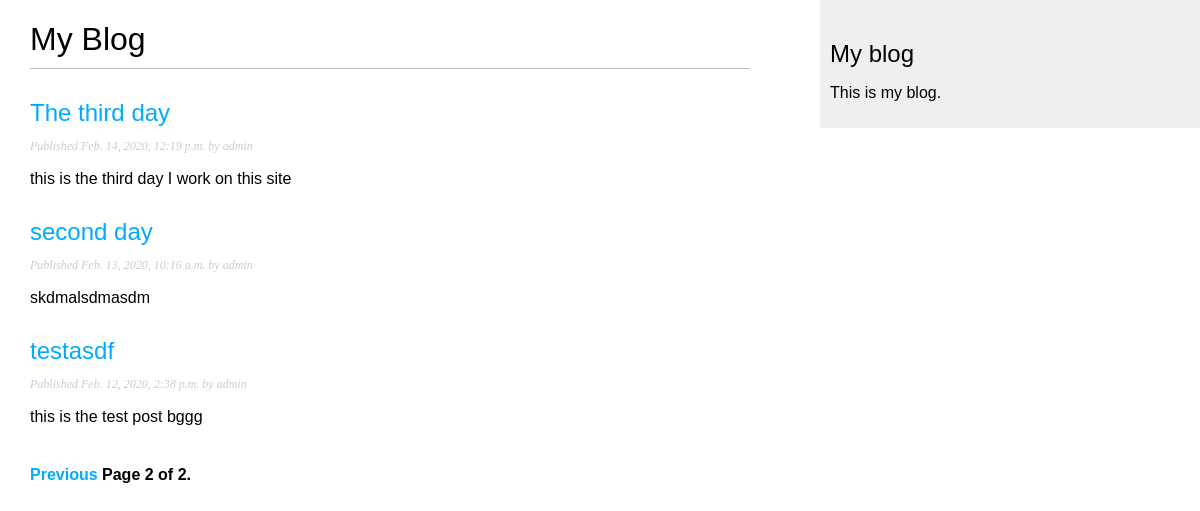
Screenshot of /blog/?page=2 with the database file from the repository.
### blog/models.py (models this page shows, shortened)
class Post(models.Model):
    STATUS_CHOICES = (
        ('draft', 'Draft'),
        ('published', 'Published'),
    )
    title = models.CharField(max_length=250)
    slug = models.SlugField(max_length=250, unique_for_date='publish')
    author = models.ForeignKey(User, on_delete=models.CASCADE,
                               related_name='blog_posts')
    body = models.TextField()
    publish = models.DateTimeField(default=timezone.now)
    created = models.DateTimeField(auto_now_add=True)
    updated = models.DateTimeField(auto_now=True)
    status = models.CharField(max_length=10, choices=
                              STATUS_CHOICES, default='draft')
    objects = models.Manager() #Здесь менеджер по умолчанию
    published = PublishedManager() #А здесь кастомный, который выводит только опубликованные
    def get_absolute_url(self):
        return reverse('blog:post_detail', args=[self.publish.year,
                        self.publish.month, self.publish.day, self.slug])
    class Meta:
        ordering = ('-publish',)

### blog/views.py (the view)
# urls.py: path('', views.post_list, name='post_list'),
def post_list(request):
    object_list=Post.published.all()  #Передаёт все посты из базы данных для разбивки
    paginator = Paginator(object_list, 3)  #Разбивает посты по 3 на странице. Заменить число для увеличения числа постов
    page = request.GET.get('page')    #Получить номер требуемой страницы из реквеста
    try:
        posts = paginator.page(page)  #Попытаться отобразить нужную страницу (после разбивки через paginator)
    except PageNotAnInteger:
        posts = paginator.page(1)   # Если пользователь запросил не целый номер, вернуть первую
    except EmptyPage:
        posts = paginator.page(paginator.num_pages)   #Если номер страницы больше существующего, вернуть последнюю
    return render(request, 'blog/post/list.html', {'page': page, 'posts':posts})  #Передать в шаблон list.html данные

### blog/models.py (called while the page is built)
    def get_queryset(self):
        return super().get_queryset().filter(status='published')

### blog/templates/blog/post/list.html (shortened to what this page needs)
{% extends "blog/base.html" %}
{% block content %}
<h1>My Blog</h1>
{% for post in posts %}
<h2>
<a href="{{ post.get_absolute_url }}">{{ post.title }}</a>
</h2>
<p class="date">Published {{ post.publish }} by {{ post.author }}</p>
{{ post.body|truncatewords:30|linebreaks }}
{% endfor %}
{% include "blog/pagination.html" with page=posts %}
{% endblock %}

### blog/static/css/blog.css (style rules this page uses)
body { margin:0; padding:0; font-family:helvetica, sans-serif; }
a { color:#00abff; text-decoration:none; }
h1 { font-weight:normal; border-bottom:1px solid #bbb; padding:0 0 10px 0; }
h2 { font-weight:normal; margin:30px 0 0; }
p.date { color:#ccc; font-family: georgia, serif; font-size: 12px; font-style: italic; }

### rows the page displays
Post: title "The third day", publish "Feb. 14, 2020, 12:19 p.m.", author "admin", body "this is the third day I work on this site"
Post: title "second day", publish "Feb. 13, 2020, 10:16 a.m.", author "admin", body "skdmalsdmasdm"
Post: title "testasdf", publish "Feb. 12, 2020, 2:38 p.m.", author "admin", body "this is the test post bggg"

### other values shown
{{ page.number }} "2"
{{ page.paginator.num_pages }} "2"
